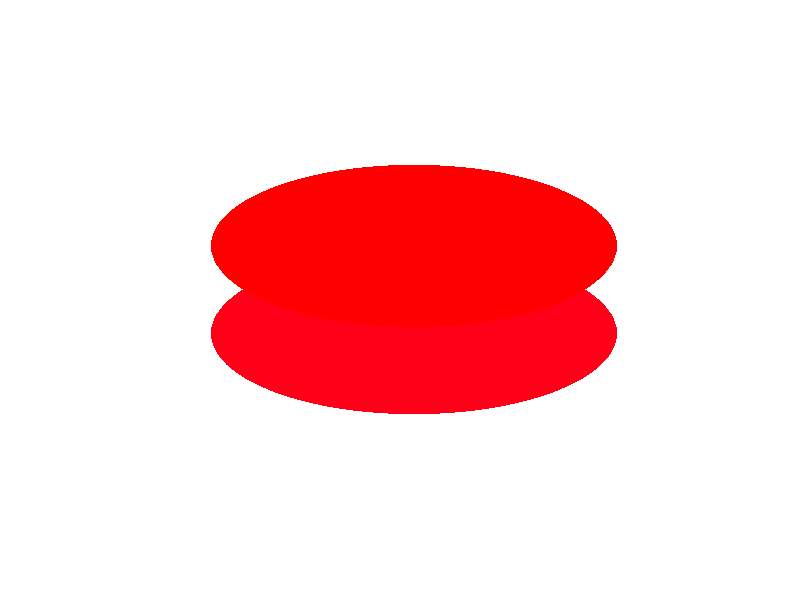

Here is the MATLAB script that generated this plot: (Note: this script raises an error after producing the figure.)
% Grid points
nx = 128;
ny = 128;

% Constants
p = 0.9;
c1 = 1;
n = 1;

% Spinor components
zetaP1 = zeros(nx, ny);
zeta0 = ones(nx, ny);
zetaM1 = zeros(nx, ny);

% discretize sphere surface
resolution = 100;
delta = pi/resolution;
theta = 0:delta:pi; % altitude
phi = 0:2*delta:2*pi; % azimuth
[phi,theta] = meshgrid(phi,theta);

% Spin-1 spherical harmonics
Y_1p1 = -0.5 * sqrt(3 / (2 * pi)) * exp(1i * phi).* sin(theta);
Y_1p0 = 0.5 * sqrt(3 / pi) * cos(theta);
Y_1m1 = 0.5 * sqrt(3 / (2 * pi)) * exp(-1i * phi).* sin(theta);

% Plot spherical harmonic
zsph = zetaP1(64, 64).* Y_1p1 ...
    + zeta0(64, 64).* Y_1p0 ...
    + zetaM1(64, 64).* Y_1m1;

scale = 1.0;
zsph = zsph * scale;
xx = abs(zsph).^2.*sin(theta).*cos(phi);
yy = abs(zsph).^2.*sin(theta).*sin(phi);
zz = abs(zsph).^2.*cos(theta);

h = surf(xx,yy,zz,angle(zsph));
set(h, 'LineStyle','none')
axis off;
colormap(hsv);
clim([-pi pi]);
camlight left
camlight right
lighting phong
daspect([1 1 1]);
view(-23, 30);
exportgraphics(gca, '../../gfx/ch-groundStateSymmetries/polar-spherical.pdf');
